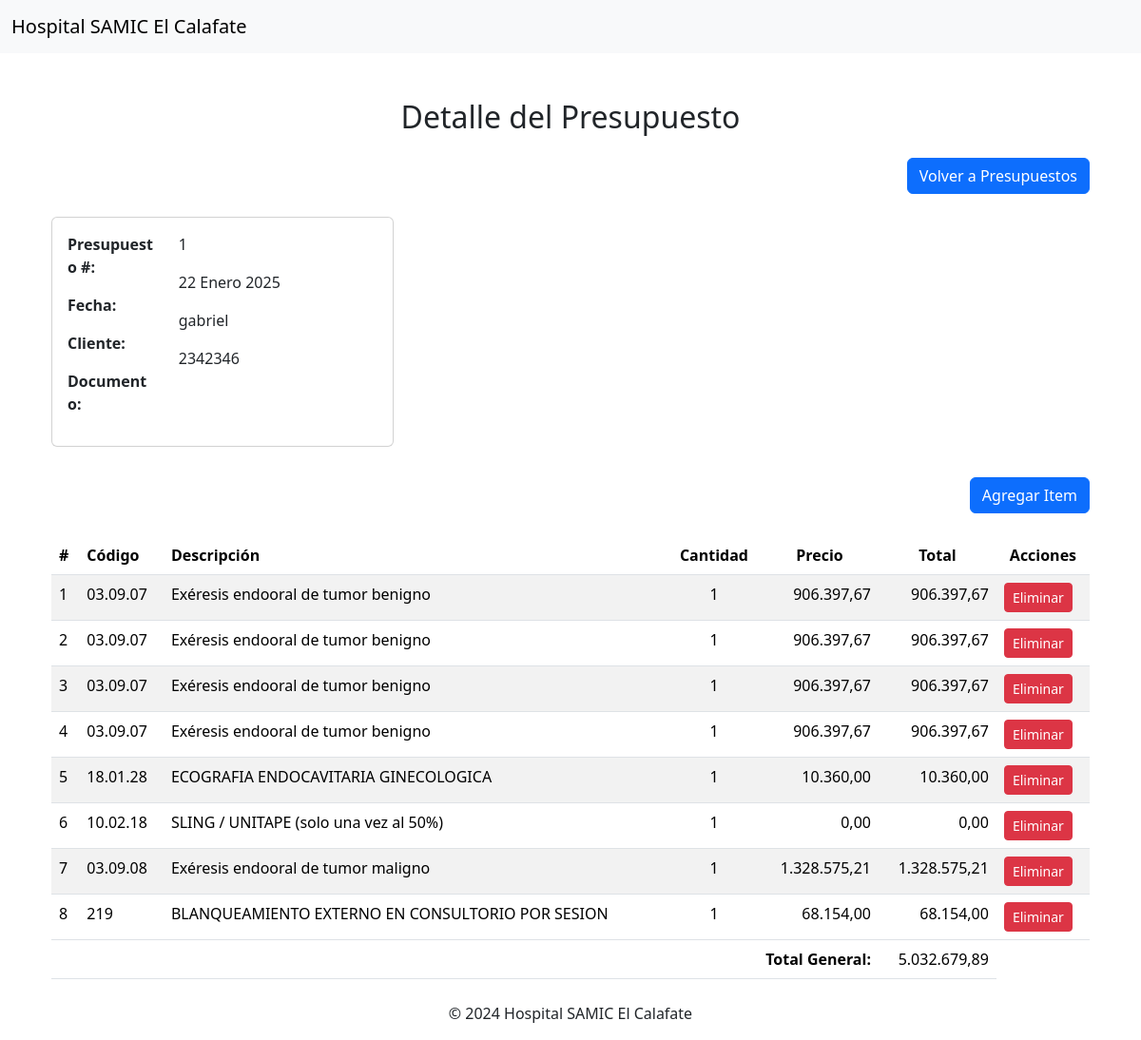
Page /facturacion/presupuesto/1/detalle/ on the committed database.
### facturacion/models.py (models this page shows, shortened)
class Presupuesto(models.Model):
    numero = models.AutoField(primary_key=True)  # Número único de presupuesto
    cliente = models.CharField(max_length=255)  # Nombre del cliente
    documento = models.CharField(max_length=20)  # Documento del cliente
    fecha = models.DateField(auto_now_add=True)  # Fecha de creación del presupuesto

class DetallePrestacion(models.Model):
    presupuesto = models.ForeignKey(Presupuesto, on_delete=models.CASCADE, related_name='prestaciones')
    prestacion = models.ForeignKey(Prestacion, on_delete=models.CASCADE)
    item = models.ForeignKey(Item, on_delete=models.CASCADE)
    def calcular_total(self):
        if self.item and self.prestacion:
            return self.item.cantidad * self.prestacion.total
        return 0

class Prestacion(models.Model):
    codigo = models.CharField(max_length=50)  # Código de la prestación
    descripcion = models.TextField(max_length=150)  # Descripción de la prestación
    honorarios = models.DecimalField(max_digits=10, decimal_places=2, null=True, blank=True)  # Honorarios
    ayudante = models.DecimalField(max_digits=10, decimal_places=2, null=True, blank=True)  # Ayudante
    gastos = models.DecimalField(max_digits=10, decimal_places=2, null=True, blank=True)  # Gastos
    anestesia = models.DecimalField(max_digits=10, decimal_places=2, null=True, blank=True)  # Anestesia
    total = models.DecimalField(max_digits=10, decimal_places=2, null=True, blank=True)  # Total
    servicio = models.CharField(max_length=50) #Servicio
    practica = models.CharField(max_length=150) #Practica

class Item(models.Model):
    presupuesto = models.ForeignKey(Presupuesto, on_delete=models.CASCADE)
    cantidad = models.PositiveIntegerField(default=0)  # Nueva cantidad

### facturacion/views.py (the view)
# urls.py: path('presupuesto/<int:presupuesto_id>/detalle/', views.detalle_presupuesto, name='detalle_presupuesto'),
def detalle_presupuesto(request, presupuesto_id):
    presupuesto = get_object_or_404(Presupuesto, pk=presupuesto_id)
    detalles = DetallePrestacion.objects.filter(presupuesto=presupuesto).select_related('prestacion', 'item')
    total_general = detalles.aggregate(total=Sum(F('item__cantidad') * F('prestacion__total')))['total'] or 0
    return render(request, 'facturacion/detalle_presupuesto.html', {
        'presupuesto': presupuesto,
        'detalles': detalles,
        'total_general': total_general,
    })

### facturacion/templates/facturacion/detalle_presupuesto.html (shortened to what this page needs)
{% extends 'index.html' %}
{% block content %}
<div class="container mt-5">
    <h2 class="text-center">Detalle del Presupuesto</h2>
    <div class="text-end"><a href="{% url 'detalle_presupuestador' %}" class="btn btn-primary mt-3">Volver a Presupuestos</a></div>
    <br>
    <div class="card mb-3" style="width: 33%; margin-left: 0;">
        <div class="card-body">
          <div class="row">
            <div class="col-4">
              <p><strong>Presupuesto #:</strong></p>
              <p><strong>Fecha:</strong></p>
              <p><strong>Cliente:</strong></p>
              <p><strong>Documento:</strong></p>
            </div>
            <div class="col-8">
              <p>{{ presupuesto.numero }}</p>
              <p>{{ presupuesto.fecha }}</p>
              <p>{{ presupuesto.cliente }}</p>
              <p>{{ presupuesto.documento }}</p>
            </div>
          </div>
        </div>
      </div>
    <div class="text-end"><a href="{% url 'agregar_item' presupuesto.numero %}" class="btn btn-primary mt-3">Agregar Item</a></div>
    <table class="table table-striped mt-4">
        <thead>
            <tr>
                <th>#</th>
                <th class="text-left">Código</th>
                <th class="text-left">Descripción</th>
                <th class="text-center">Cantidad</th>
                <th class="text-center">Precio</th>
                <th class="text-center">Total</th>
                <th class="text-center">Acciones</th>
            </tr>
        </thead>
        <tbody>
            {% for detalle in detalles %}
            <tr>
                <td>{{ forloop.counter }}</td>
                <td>{{ detalle.prestacion.codigo }}</td>
                <td>{{ detalle.prestacion.descripcion }}</td>
                <td class="text-center">{{ detalle.item.cantidad }}</td>
                <td class="text-end">{{ detalle.prestacion.total }}</td>
                <td class="text-end">{{ detalle.calcular_total }}</td>
                <td>
                    <form method="POST" action="{% url 'eliminar_item' presupuesto.numero %}" class="d-inline">
                        <button type="submit" class="btn btn-danger btn-sm">Eliminar</button>
                    </form>
                </td>
            </tr>
            {% endfor %}
        </tbody>
        <tfoot>
            <tr>
                <td colspan="5" class="text-end"><strong>Total General:</strong></td>
                <td class="text-end">{{ total_general|floatformat:2 }}</td>
            </tr>
        </tfoot>
    </table>
</div>
{% endblock %}

### rows in the picture
Presupuesto: numero "1", fecha "22 Enero 2025", cliente "gabriel", documento "2342346"
DetallePrestacion: prestacion.codigo "03.09.07", prestacion.descripcion "Exéresis endooral de tumor benigno", item.cantidad "1", prestacion.total "906.397,67", calcular_total "906.397,67"
DetallePrestacion: prestacion.codigo "03.09.07", prestacion.descripcion "Exéresis endooral de tumor benigno", item.cantidad "1", prestacion.total "906.397,67", calcular_total "906.397,67"
DetallePrestacion: prestacion.codigo "03.09.07", prestacion.descripcion "Exéresis endooral de tumor benigno", item.cantidad "1", prestacion.total "906.397,67", calcular_total "906.397,67"
DetallePrestacion: prestacion.codigo "03.09.07", prestacion.descripcion "Exéresis endooral de tumor benigno", item.cantidad "1", prestacion.total "906.397,67", calcular_total "906.397,67"
DetallePrestacion: prestacion.codigo "18.01.28", prestacion.descripcion "ECOGRAFIA ENDOCAVITARIA GINECOLOGICA", item.cantidad "1", prestacion.total "10.360,00", calcular_total "10.360,00"
DetallePrestacion: prestacion.codigo "10.02.18", prestacion.descripcion "SLING / UNITAPE (solo una vez al 50%)", item.cantidad "1", prestacion.total "0,00", calcular_total "0,00"
DetallePrestacion: prestacion.codigo "03.09.08", prestacion.descripcion "Exéresis endooral de tumor maligno", item.cantidad "1", prestacion.total "1.328.575,21", calcular_total "1.328.575,21"
DetallePrestacion: prestacion.codigo "219", prestacion.descripcion "BLANQUEAMIENTO EXTERNO EN CONSULTORIO POR SESION", item.cantidad "1", prestacion.total "68.154,00", calcular_total "68.154,00"

### other values in the picture
{{ total_general|floatformat:2 }} "5.032.679,89"
